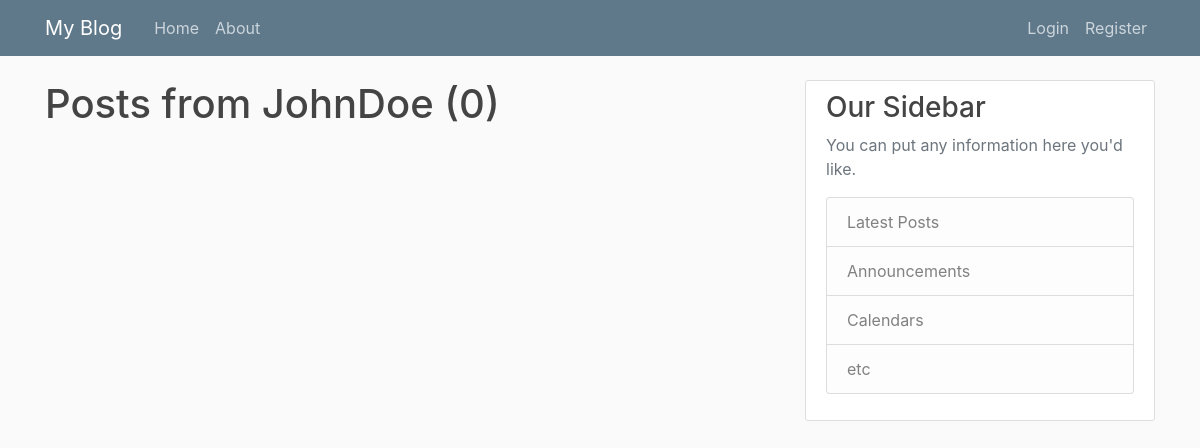
Before: /user/JohnDoe with the older database file.
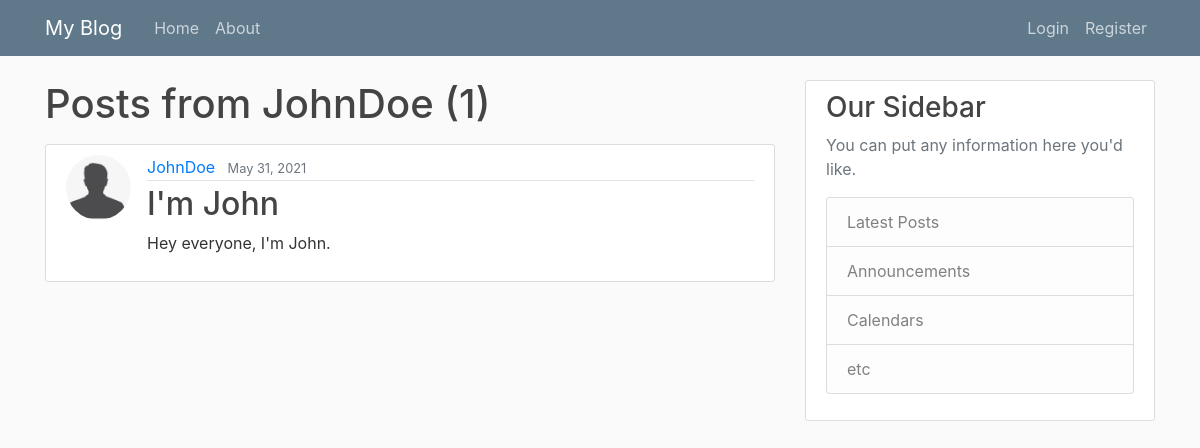
After: the same page with the newer database file.
### blog/models.py (models this page shows, shortened)
class Post(models.Model):
    title = models.CharField(max_length=100)
    content = models.TextField()
    date_posted = models.DateTimeField(auto_now_add=True)
    author = models.ForeignKey(User, on_delete=models.CASCADE)

### users/models.py (models this page shows, shortened)
class Profile(models.Model):
    user = models.OneToOneField(User, on_delete=models.CASCADE)             # Defines 1-to-1 existence of user and profile
    image = models.ImageField(default='default.jpg', upload_to='profile_pics')  # Defines profile picture location and default

### blog/views.py (the view)
# urls.py: path('user/<str:username>', UserPostListView.as_view(), name='user-posts'),
class UserPostListView(ListView):
    model = Post                                            # active model
    template_name = 'blog/user_posts.html'                  # HTML template for page
    context_object_name = 'posts'                           # name of 'object' within template                            # how to order posts on homepage
    paginate_by = 5                                         # objects per page
    def get_queryset(self):                                 # overridden method to get posts from user
        user = get_object_or_404(User, username=self.kwargs.get('username'))
        return Post.objects.filter(author=user).order_by('-date_posted')

### blog/templates/blog/user_posts.html (shortened to what this page needs)
{% extends "blog/base.html" %}
{% block content %}
    <h1 class="mb-3">Posts from {{ view.kwargs.username }} ({{ page_obj.paginator.count }})</h1>
    {% for post in posts %}
    <article class="media content-section">
      <img class="rounded-circle article-img" src="{{ post.author.profile.image.url }}" alt="">
        <div class="media-body">
          <div class="article-metadata">
            <a class="mr-2" href="{% url 'user-posts' post.author.username %}">{{ post.author }}</a>
            <small class="text-muted">{{ post.date_posted|date:"F d, Y" }}</small>
          </div>
          <h2><a class="article-title" href="{% url 'post-detail' post.id %}">{{ post.title }}</a></h2>
          <p class="article-content">{{ post.content }}</p>
        </div>
    </article>
    {% endfor %}
{% endblock content %}

Changed rows visible on the page:
added Post: author.profile.image (placeholder picture), author "JohnDoe", date_posted "May 31, 2021", title "I'm John", content "Hey everyone, I'm John."
Other visible differences:
{{ page_obj.paginator.count }}: "0" → "1"
